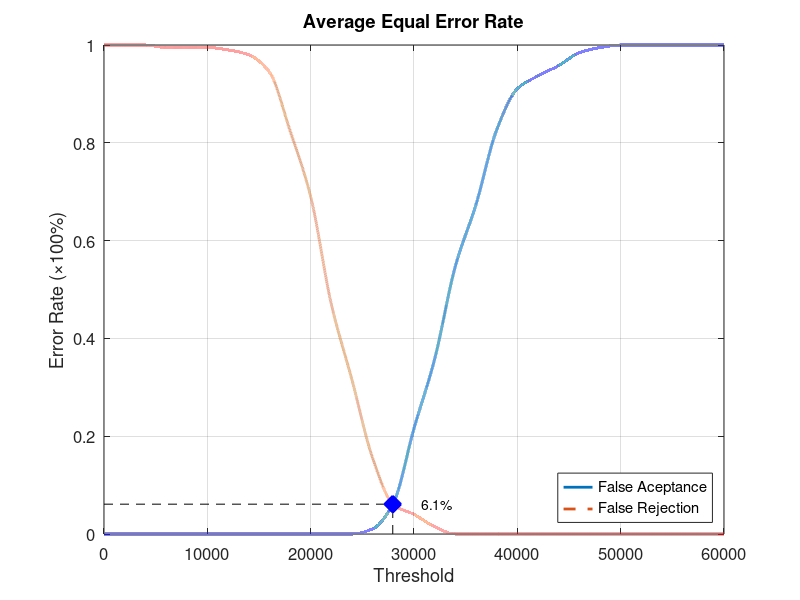
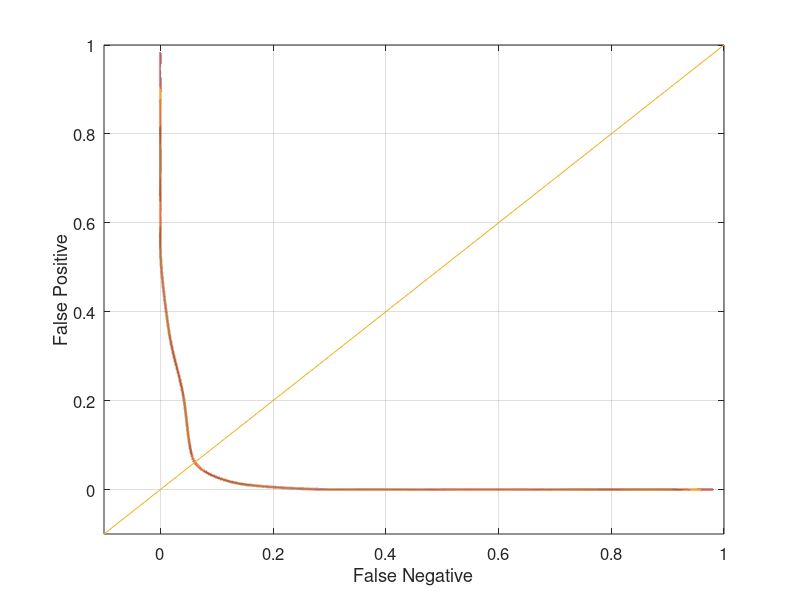

Source code (MATLAB) for these figures, in order:
function yEER = Database4_3
close all;
clear;
clc;
x = 0:2000:60000;
xq = 0:0.5:60000;

y0 = [0 0 0 0 0 0 0 0 0 0 0 0 0 0.0105263 0.0631579 0.215789 0.357895 0.547368 0.673684 0.826316 0.910526 0.936842 0.957895 0.984211 0.994737 1 1 1 1 1 1];
yy0 = interp1(x, y0, xq, 'pchip');
y1 = [1 1 1 0.995 0.995 0.995 0.99 0.98 0.945 0.825 0.69 0.47 0.315 0.155 0.06 0.04 0.015 0 0 0 0 0 0 0 0 0 0 0 0 0 0];
yy1 = interp1(x, y1, xq, 'pchip');

% Calculating EER: 
y2 = abs(y0 - y1);
find(y2 == min(y2))
yy2 = abs(yy0 - yy1);
xEER = find(yy2 == min(yy2));
xEERIndex = xq(xEER) % X-axis EER
yEER = yy0(xEER) % Y-axis EER

main = figure
plot(xq, yy0,'-','LineWidth', 2);	hold on
plot(xq, yy1,'--','LineWidth', 2);	hold on
plot([xEERIndex xEERIndex], [0 yEER], 'k--');	hold on
plot([0 xEERIndex], [yEER yEER], 'k--');	hold on
plot(xEERIndex, yEER, 'bx', 'LineWidth', 10);	hold on
text(xEERIndex + 10 * xEERIndex / 100, yEER, [num2str(round((10000 * yEER)) / 100) '%'])
legend('False Aceptance', 'False Rejection', 'Location', 'SouthEast')
xlabel('Threshold')
ylabel('Error Rate (\times100%)')
title('Average Equal Error Rate')
set(gca, 'FontSize', 12)
axis([0 60000 0 1])
grid on

print(main, 'Database4_3Main', '-dpng');
FNRxFPR = figure('Color', [1 1 1]);
plot(yy1, yy0, '-', yy1, yy0, 'LineWidth', 2);
hold on
y = -0.1:0.1:1
plot(y, y); 
set(gca, 'FontSize', 12)
xlabel('False Negative')
ylabel('False Positive')
axis([-0.1 1 -0.1 1])
set(gca, 'FontSize', 12)
grid on

print(FNRxFPR, 'Database4_3FNRxFPR','-dpng');
end
